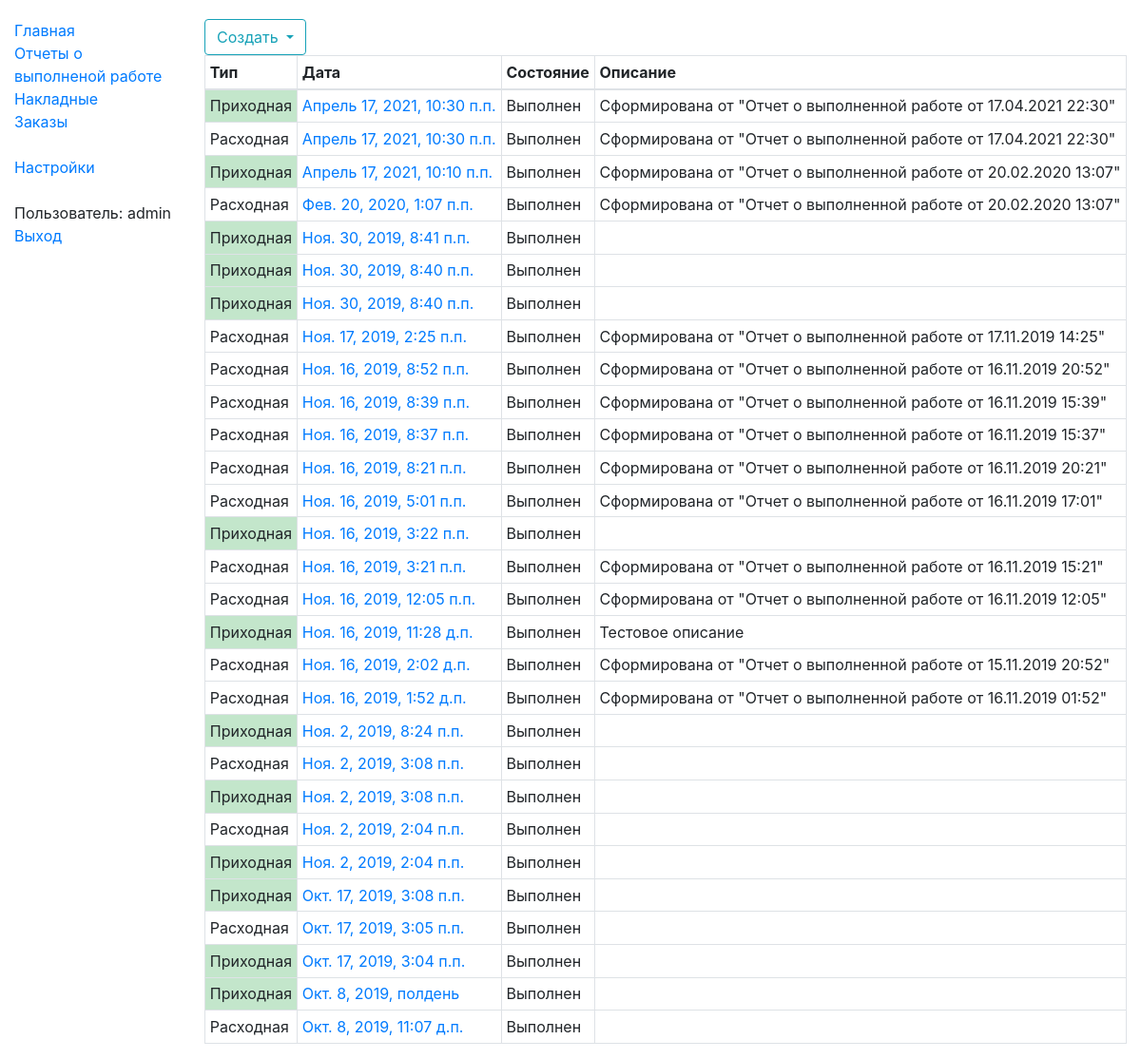
/stock/acts/ (signed in), run on an earlier commit of the app's database.
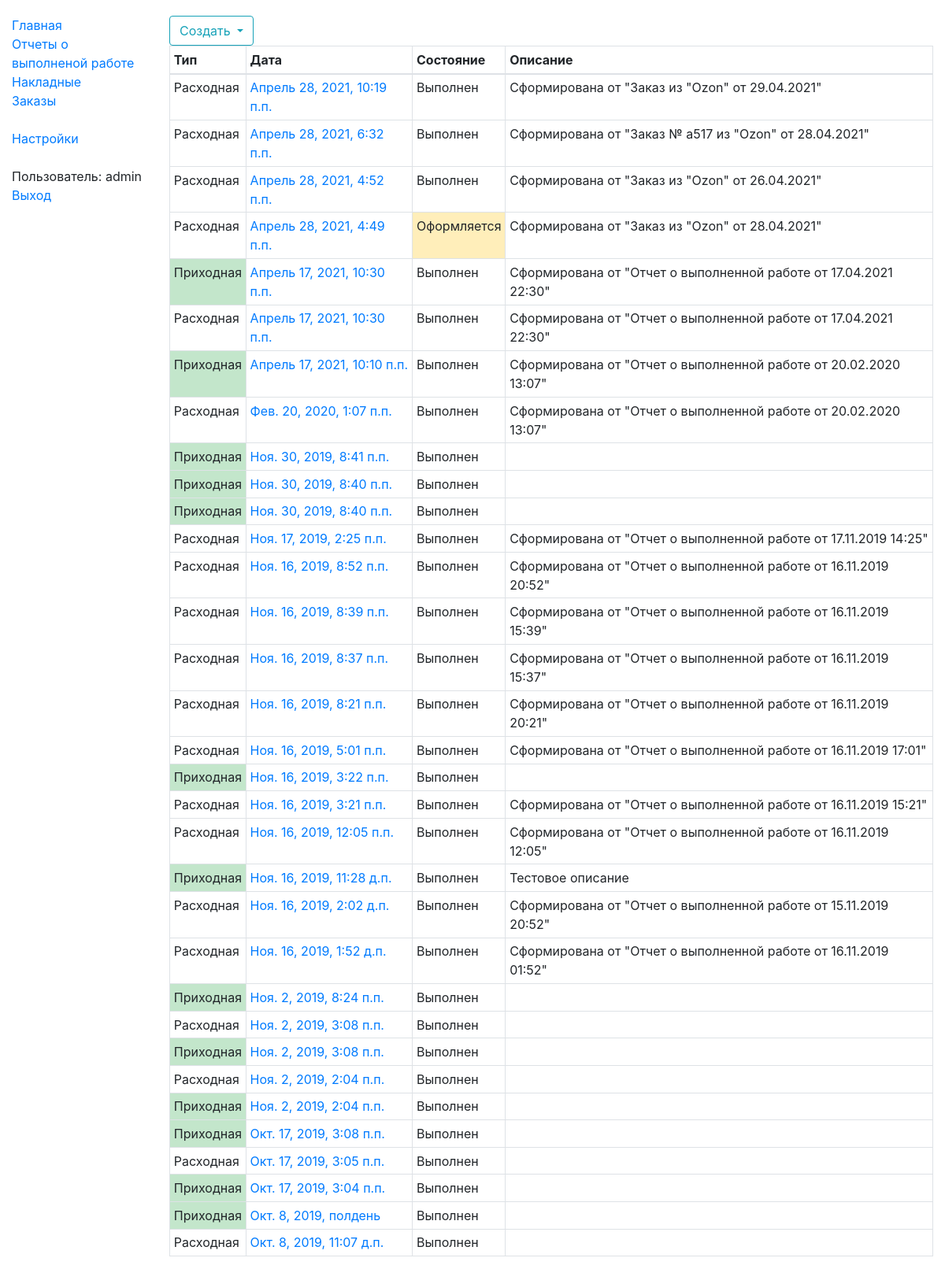
And on a later commit of the database.
### stocks/models.py (models this page shows, shortened)
class StkAct(models.Model):
    STATE_REGISTERING = "100"
    STATE_DONE = "300"
    s_state_choices = ((STATE_REGISTERING, "Оформляется"), (STATE_DONE, "Выполнен"))
    d_create_date = models.DateTimeField("Дата содания", db_index=True)
    d_reg_date = models.DateTimeField("Дата проведения", null=True)
    n_direction = models.SmallIntegerField("Направление", null=False)
    s_state = models.CharField("Состояние", max_length=3, choices=s_state_choices, null=False)
    s_desc = models.TextField("Описание", null=True, blank=True)
    class Meta:
        verbose_name = "Накладная"
        verbose_name_plural = "Накладные"
    def get_absolute_url(self):
        return reverse('stk_act-detail', args=[str(self.id)])

### stocks/act/act_views.py (the view)
# urls.py: path('acts/', act_views.StkActListView.as_view(), name='stk_acts'),
class StkActListView(LoginRequiredMixin, generic.ListView):
    model = StkAct
    template_name = 'stocks/act/stk_act_list.html'
    paginate_by = 100
    def get_queryset(self):
        return StkAct.objects.all().order_by("-d_create_date")

### templates/stocks/act/stk_act_list.html (shortened to what this page needs)
{% extends "base_generic_content.html" %}
{% block content %}
    <div class="btn-group" role="group" aria-label="Панель инструментов">
        <div class="btn-group" role="group">
            <button id="btnGroupCreate" type="button" class="btn dropdown-toggle btn-outline-info" data-toggle="dropdown" aria-haspopup="true" aria-expanded="false">
                Создать
            </button>
        </div>
    </div>
    <table class="table table-hover table-bordered table-sm">
        <thead>
            <tr>
                <th>Тип</th>
                <th>Дата</th>
                <th>Состояние</th>
                <th>Описание</th>
            </tr>
        </thead>
        <tbody>
        {% if object_list %}
            {% for object in object_list %}
                <tr class="grid-row" data-id="{{ object.id }}">
                    {% if object.n_direction == 1 %}<td class="table-success">Приходная</td>{% else %}<td>Расходная</td>{% endif %}
                    <td><a href="{{ object.get_absolute_url }}">{{ object.d_create_date }}</a></td>
                    <td {% if object.s_state != "300" %}class="table-warning"{% endif %}>{{ object.get_s_state_display}}</td>
                    <td>{% if object.s_desc is not None %}{{ object.s_desc}}{% endif %}</td>
                </tr>
            {% endfor %}
        {% endif %}
        </tbody>
    </table>
{% endblock %}

### templates/base_generic_content.html (shortened to what this page needs)
{% extends "base_generic.html" %}
{% block body %}
    <div class="container-fluid">
        <div class="row">
            <div class="col-sm-2">
                {% block sidebar %}
                    <ul class="sidebar-nav">
                        <li><a href="{% url 'index' %}">Главная</a></li>
                        <li><a href="{% url 'mnf_shift_results' %}">Отчеты о выполненой работе</a></li>
                        <li><a href="{% url 'stk_acts' %}">Накладные</a></li>
                        <li><a href="{% url 'trd_orders' %}">Заказы</a></li>
                        <br>
                        <li><a href="/admin">Настройки</a></li>
                        <br>
                        {% if user.is_authenticated %}
                            <li>Пользователь: {{ user.get_username }}</li>
                            <li><a href="{% url 'logout'%}?next={{request.path}}">Выход</a></li>
                       {% endif %}
                    </ul>
                {% endblock %}
            </div>
            <div class="col-sm-10 ">
                {% block content %}{% endblock %}
            </div>
        </div>
    </div>
{% endblock %}

### templates/base_generic.html (shortened to what this page needs)
<!DOCTYPE html>
<html lang="en">
<head>
    <link rel="stylesheet" href="https://stackpath.bootstrapcdn.com/bootstrap/4.3.1/css/bootstrap.min.css">
  {% load static %}
  <link rel="stylesheet" href="{% static 'css/styles.css' %}">
</head>
<body>
    {% block body %}{% endblock %}
</body>
</html>

### stocks/static/css/styles.css (style rules this page uses)
body { margin-top: 20px; }
.sidebar-nav { padding: 0; list-style: none; }

What changed in the data, as far as the page shows it:
added StkAct: n_direction "Расходная", d_create_date "Апрель 28, 2021, 10:19 п.п.", s_state "Выполнен", s_desc "Сформирована от \"Заказ из \"Ozon\" от 29.04.2021\""
added StkAct: n_direction "Расходная", d_create_date "Апрель 28, 2021, 6:32 п.п.", s_state "Выполнен", s_desc "Сформирована от \"Заказ № a517 из \"Ozon\" от 28.04.2021\""
added StkAct: n_direction "Расходная", d_create_date "Апрель 28, 2021, 4:52 п.п.", s_state "Выполнен", s_desc "Сформирована от \"Заказ из \"Ozon\" от 26.04.2021\""
added StkAct: n_direction "Расходная", d_create_date "Апрель 28, 2021, 4:49 п.п.", s_state "Оформляется", s_desc "Сформирована от \"Заказ из \"Ozon\" от 28.04.2021\""
